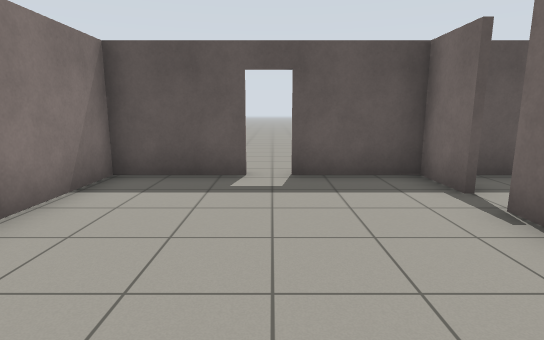
View 1 (above)

16 first-person views from a walk through a world built for the Gazebo simulator. The camera is 1.2 m above the floor, tilts 10° down and sees 80° across. The floor is counted in squares, 1 m on a side. Each view is taken from the middle of a square. On the plan, view 1 faces up. The plan holds only what a view shows up to about 13 squares ahead; the rest is blank.

View 2
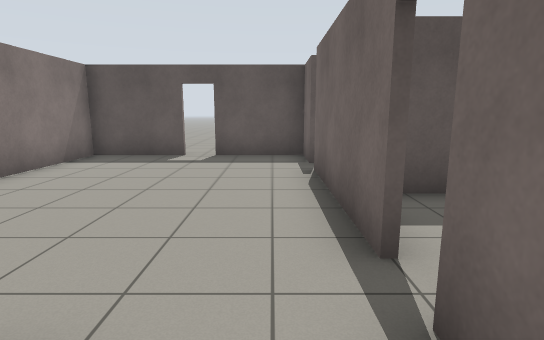

View 3
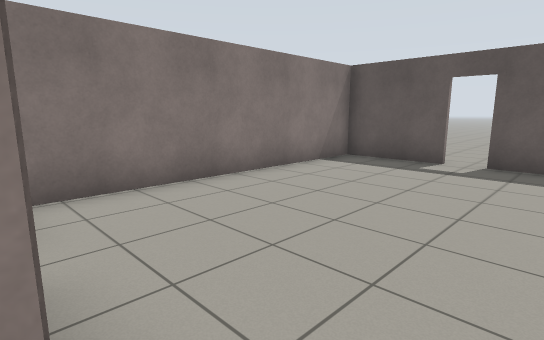

View 4
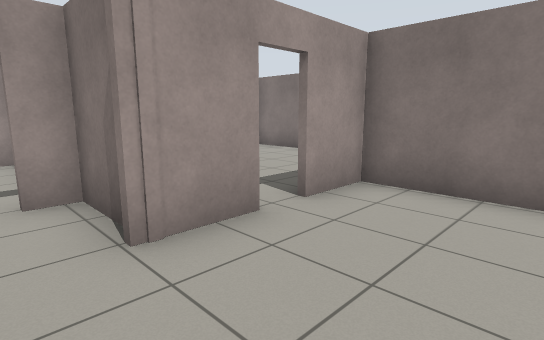

View 5
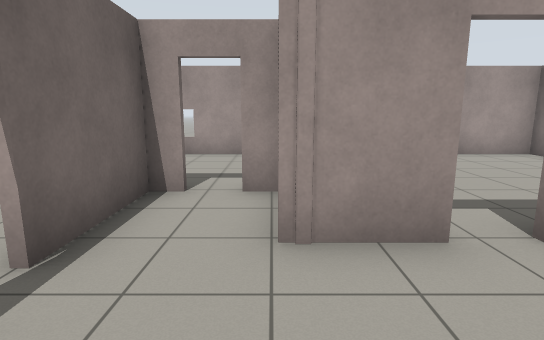

View 6
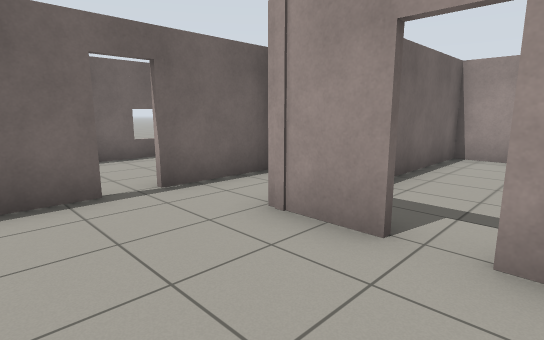

View 7
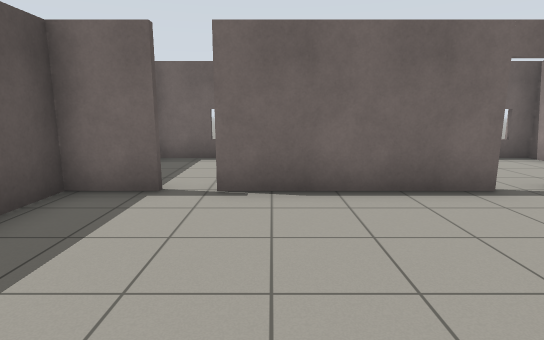

View 8
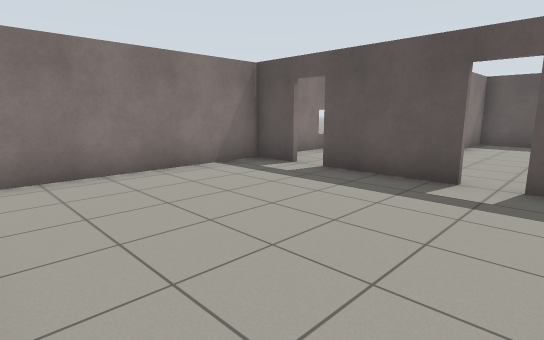

View 9
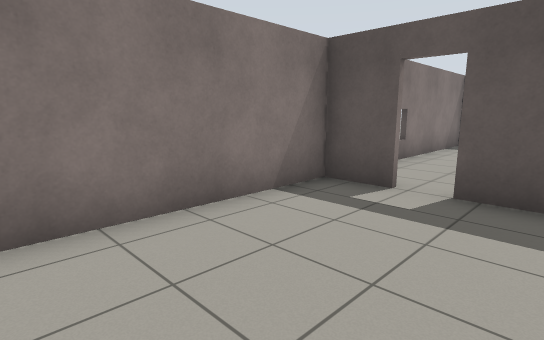

View 10
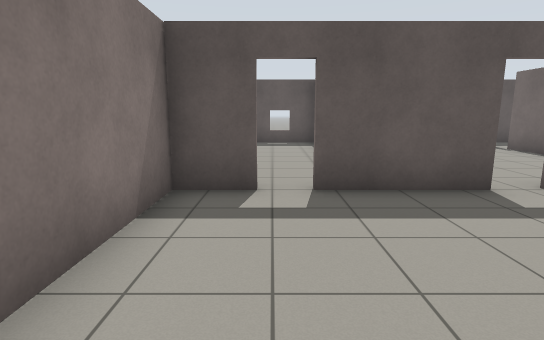

View 11
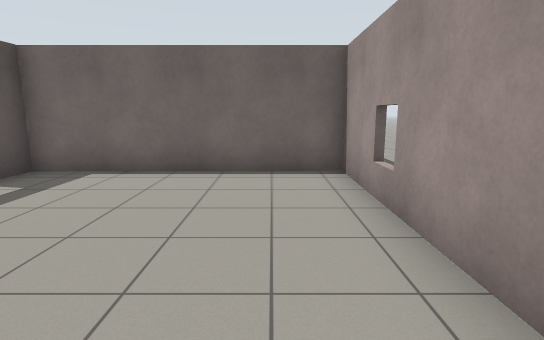

View 12
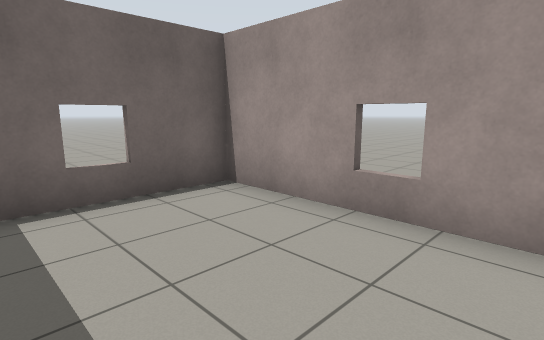

View 13
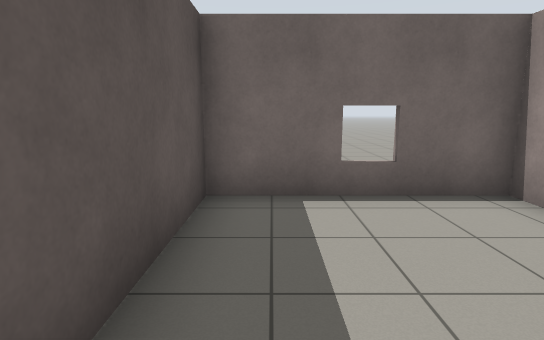

View 14
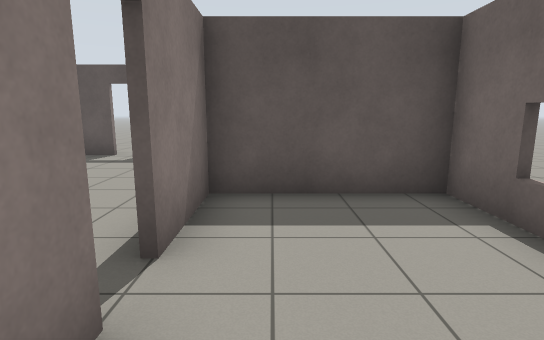

View 15
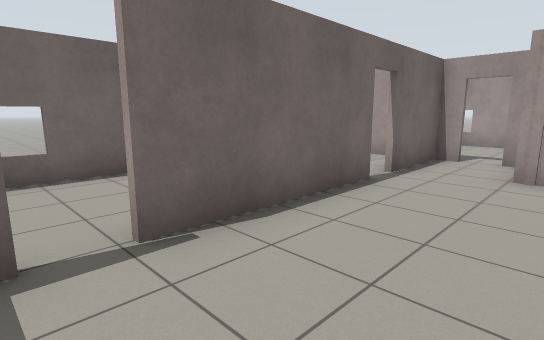

View 16
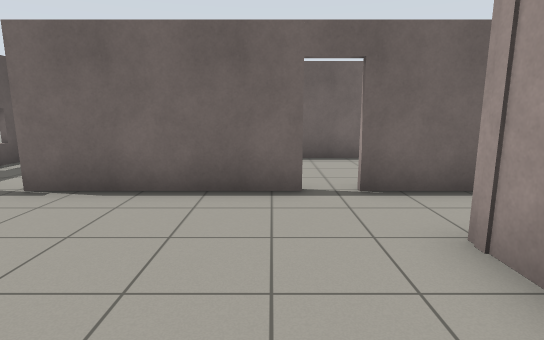

### Floor plan
Ten units are one square. View 1 is at (0, 0); x grows to the right and y downward. Boxes are objects, and circles mark ways between rooms. Rooms are numbered by the first view taken in them; rooms with no view inside come last. Other rooms are left out.
<svg viewBox="-71 -67 142 157">
<path fill="none" stroke="#000" d="M29 5 29 -39M29 -46 29 -62 4 -62M-7 19 10 19M-5 -62 -31 -62 -31 19 -15 19M9 24 9 39M23 39 29 39 29 12M-15 20 -44 20M-51 20 -66 20 -66 85 11 85M8 20 -7 20M6 85 6 18M11 85 66 85 66 40 29 40M31 12 31 20M43 39 66 39M66 40 66 -17 31 -17 31 5M-33 -62 -66 -62 -66 4M66 -25 66 -60M60 -62 40 -62"/>
<circle cx="-10" cy="20" r="3" fill="#2a7"/>
<circle cx="20" cy="40" r="3" fill="#2a7"/>
<circle cx="30" cy="10" r="3" fill="#2a7"/>
<circle cx="30" cy="-45" r="3" fill="#2a7"/>
<circle cx="-50" cy="20" r="3" fill="#2a7"/>
<text x="0" y="-20">1</text>
<text x="-30" y="50">2</text>
<text x="40" y="60">3</text>
<text x="50" y="10">4</text>
<text x="-50" y="-20">5</text>
<text x="50" y="-40">6</text>
</svg>
Room 1 opens to room 2. Room 1 opens to room 3. Room 1 opens to room 4. Room 1 opens to room 6. Room 2 opens to room 5.

Where each view was taken, in squares from view 1:
view 1: 0 up, 0 right, facing up
view 2: 3 down, 2 right, facing up
view 3: 2 down, 2 right, facing up-left
view 4: 1 up, 2 right, facing down-left
view 5: 1 up, 1 right, facing down
view 6: 1 up, 2 left, facing down-right
view 7: 3 up, 2 left, facing right
view 8: 8 down, 0 right, facing up-left
view 9: 7 down, 3 left, facing up-left
view 10: 7 down, 5 left, facing up
view 11: 7 down, 6 left, facing right
view 12: 5 down, 2 right, facing down-right
view 13: 5 down, 2 right, facing right
view 14: 3 down, 4 right, facing up
view 15: 5 up, 0 right, facing down-right
view 16: 0 up, 2 left, facing right
